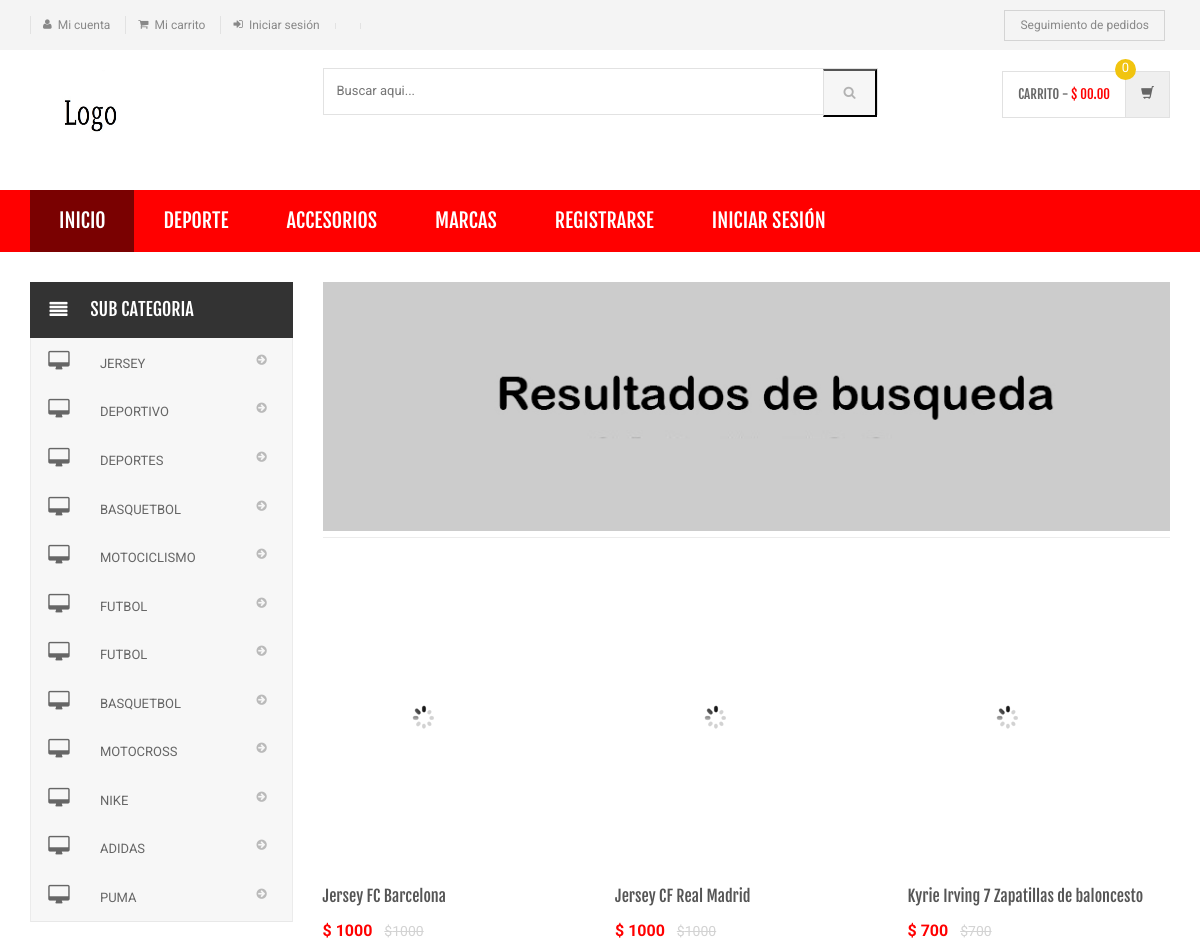
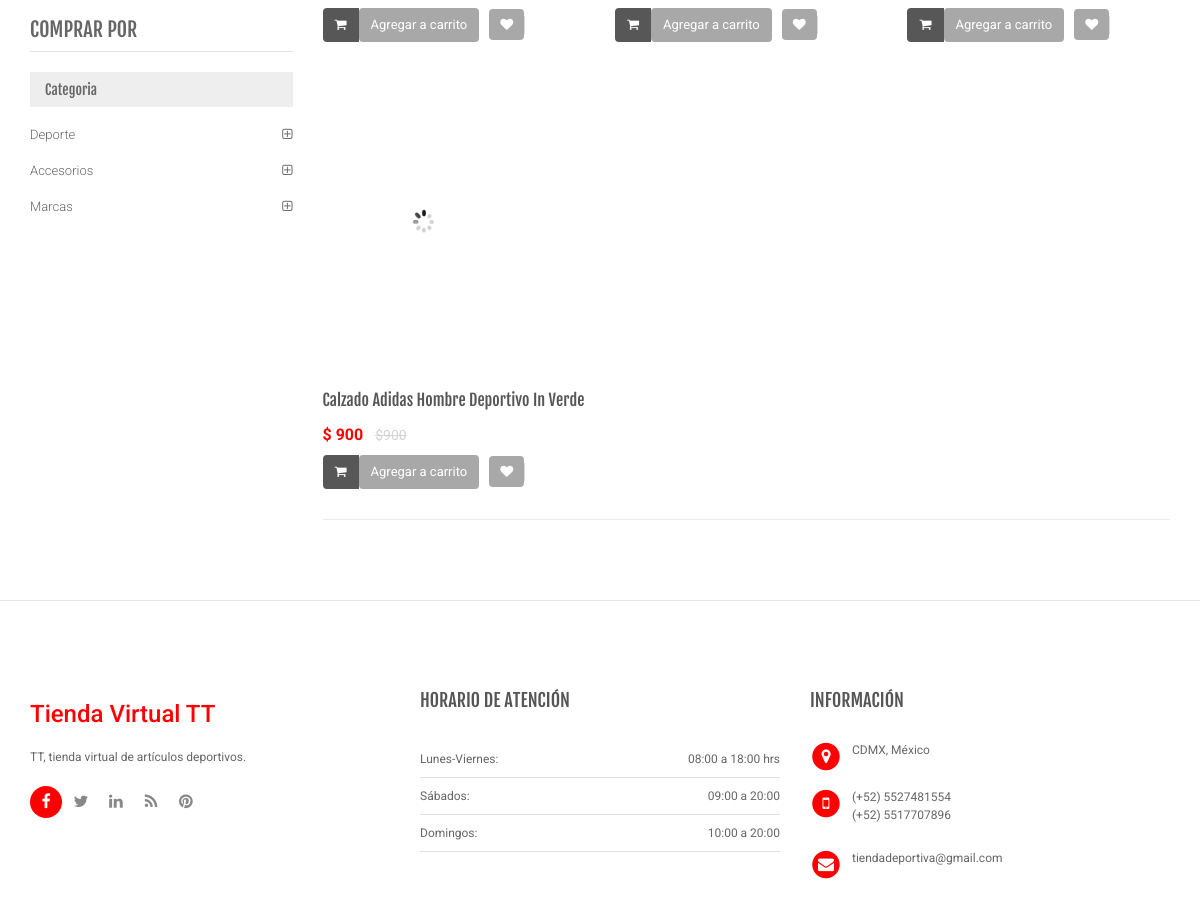
Screenshot of /search-result.php with the database file from the repository (2 pictures, top to bottom).
### tables this page shows
CREATE TABLE `category` (
  `id` int(11) NOT NULL,
  `categoryName` varchar(255) DEFAULT NULL,
  `categoryDescription` longtext DEFAULT NULL,
  `creationDate` timestamp NOT NULL DEFAULT current_timestamp(),
  `updationDate` varchar(255) DEFAULT NULL
);

CREATE TABLE `subcategory` (
  `id` int(11) NOT NULL,
  `categoryid` int(11) DEFAULT NULL,
  `subcategory` varchar(255) DEFAULT NULL,
  `creationDate` timestamp NULL DEFAULT current_timestamp(),
  `updationDate` varchar(255) DEFAULT NULL
);

CREATE TABLE `products` (
  `id` int(11) NOT NULL,
  `category` int(11) NOT NULL,
  `subCategory` int(11) DEFAULT NULL,
  `productName` varchar(255) DEFAULT NULL,
  `productCompany` varchar(255) DEFAULT NULL,
  `productPrice` int(11) DEFAULT NULL,
  `productPriceBeforeDiscount` int(11) DEFAULT NULL,
  `productDescription` longtext DEFAULT NULL,
  `productImage1` varchar(255) DEFAULT NULL,
  `productImage2` varchar(255) DEFAULT NULL,
  `productImage3` varchar(255) DEFAULT NULL,
  `shippingCharge` int(11) DEFAULT NULL,
  `productAvailability` varchar(255) DEFAULT NULL,
  `postingDate` timestamp NULL DEFAULT current_timestamp(),
  `updationDate` varchar(255) DEFAULT NULL
);

### search-result.php (the view, shortened to what this page needs)
<?php
include('includes/config.php');
$find="%{$_POST['product']}%";
?>
<!DOCTYPE html>
<html lang="es">
	<head>
	    <link rel="stylesheet" href="assets/css/bootstrap.min.css">
	    <link rel="stylesheet" href="assets/css/main.css">
	    <link rel="stylesheet" href="assets/css/green.css">
	    <link rel="stylesheet" href="assets/css/owl.carousel.css">
		<link rel="stylesheet" href="assets/css/owl.transitions.css">
		<link href="assets/css/lightbox.css" rel="stylesheet">
		<link rel="stylesheet" href="assets/css/animate.min.css">
		<link rel="stylesheet" href="assets/css/rateit.css">
		<link rel="stylesheet" href="assets/css/bootstrap-select.min.css">
		<link rel="stylesheet" href="assets/css/config.css">
		<link href="assets/css/green.css" rel="alternate stylesheet" title="Green color">
		<link href="assets/css/blue.css" rel="alternate stylesheet" title="Blue color">
		<link href="assets/css/red.css" rel="alternate stylesheet" title="Red color">
		<link href="assets/css/orange.css" rel="alternate stylesheet" title="Orange color">
		<link href="assets/css/dark-green.css" rel="alternate stylesheet" title="Darkgreen color">
		<link rel="stylesheet" href="assets/css/font-awesome.min.css">
	</head>
    <body class="cnt-home">
<header class="header-style-1">
<?php include('includes/top-header.php');?>
<?php include('includes/main-header.php');?>
<?php include('includes/menu-bar.php');?>
</header>
<div class="body-content outer-top-xs">
	<div class='container'>
		<div class='row outer-bottom-sm'>
			<div class='col-md-3 sidebar'>
<div class="side-menu animate-dropdown outer-bottom-xs">
<div class="side-menu animate-dropdown outer-bottom-xs">
    <div class="head"><i class="icon fa fa-align-justify fa-fw"></i>Sub Categoria</div>
    <nav class="yamm megamenu-horizontal" role="navigation">
        <ul class="nav">
            <li class="dropdown menu-item">
              <?php $sql=mysqli_query($con,"select id,subcategory  from subcategory");
while($row=mysqli_fetch_array($sql))
{
    ?>
                <a href="sub-category.php?scid=<?php echo $row['id'];?>" class="dropdown-toggle"><i class="icon fa fa-desktop fa-fw"></i>
                <?php echo $row['subcategory'];?></a>
                <?php }?>
</li>
</ul>
    </nav>
</div>
</div>
	            <div class="sidebar-module-container">
	            	<h3 class="section-title">comprar por</h3>
	            	<div class="sidebar-filter">
<div class="sidebar-widget wow fadeInUp outer-bottom-xs ">
	<div class="widget-header m-t-20">
		<h4 class="widget-title">Categoria</h4>
	</div>
	<div class="sidebar-widget-body m-t-10">
	         <?php $sql=mysqli_query($con,"select id,categoryName  from category");
while($row=mysqli_fetch_array($sql))
{
    ?>
		<div class="accordion">
	    	<div class="accordion-group">
	            <div class="accordion-heading">
	                <a href="category.php?cid=<?php echo $row['id'];?>"  class="accordion-toggle collapsed">
	                   <?php echo $row['categoryName'];?>
	                </a>
	            </div>
	        </div>
	    </div>
	    <?php } ?>
	</div>
</div>
	            	</div>
	            </div>
            </div>
			<div class='col-md-9'>
	<div id="category" class="category-carousel hidden-xs">
		<div class="item">
			<div class="image">
				<img src="assets/images/banners/cat-banner-3.jpg" alt="" class="img-responsive">
			</div>
		</div>
</div>
				<div class="search-result-container">
					<div id="myTabContent" class="tab-content">
						<div class="tab-pane active " id="grid-container">
							<div class="category-product  inner-top-vs">
								<div class="row">
			<?php
$ret=mysqli_query($con,"select * from products where productName like '$find'");
$num=mysqli_num_rows($ret);
if($num>0)
{
while ($row=mysqli_fetch_array($ret))
{?>
		<div class="col-sm-6 col-md-4 wow fadeInUp">
			<div class="products">
	<div class="product">
		<div class="product-image">
			<div class="image">
				<a href="product-details.php?pid=<?php echo htmlentities($row['id']);?>"><img  src="assets/images/blank.gif" data-echo="admin/productimages/<?php echo htmlentities($row['id']);?>/<?php echo htmlentities($row['productImage1']);?>" alt="" width="200" height="300"></a>
			</div>
		</div>
		<div class="product-info text-left">
			<h3 class="name"><a href="product-details.php?pid=<?php echo htmlentities($row['id']);?>"><?php echo htmlentities($row['productName']);?></a></h3>
			<div class="product-price">
				<span class="price">
					$ <?php echo htmlentities($row['productPrice']);?>			</span>
										     <span class="price-before-discount">$<?php echo htmlentities($row['productPriceBeforeDiscount']);?></span>
			</div>
		</div>
					<div class="cart clearfix animate-effect">
				<div class="action">
					<ul class="list-unstyled">
						<li class="add-cart-button btn-group">
							<button class="btn btn-primary icon" data-toggle="dropdown" type="button">
								<i class="fa fa-shopping-cart"></i>
							</button>
							<a href="category.php?page=product&action=add&id=<?php echo $row['id']; ?>">
							<button class="btn btn-primary" type="button">Agregar a carrito</button></a>
						</li>
		                <li class="lnk wishlist">
							<a class="add-to-cart" href="category.php?pid=<?php echo htmlentities($row['id'])?>&&action=wishlist" title="Wishlist">
								 <i class="icon fa fa-heart"></i>
							</a>
						</li>
					</ul>
				</div>
			</div>
			</div>
			</div>
		</div>
	  <?php } } else {?>
		<div class="col-sm-6 col-md-4 wow fadeInUp"> <h3>No se encontraron productos</h3>
		</div>
<?php } ?>
										</div>
							</div>
						</div>
				</div>
			</div>
		</div></div>
</div>
</div>
<?php include('includes/footer.php');?>
</body>
</html>

### includes/menu-bar.php (shortened to what this page needs)
<div class="header-nav animate-dropdown">
    <div class="container">
        <div class="yamm navbar navbar-default" role="navigation">
            <div class="nav-bg-class">
                <div class="navbar-collapse collapse" id="mc-horizontal-menu-collapse">
	<div class="nav-outer">
		<ul class="nav navbar-nav">
			<li class="active dropdown yamm-fw">
				<a href="index.php" data-hover="dropdown" class="dropdown-toggle">Inicio</a>
			</li>
              <?php $sql=mysqli_query($con,"select id,categoryName  from category limit 6");
while($row=mysqli_fetch_array($sql))
{
    ?>
			<li class="dropdown yamm">
				<a href="category.php?cid=<?php echo $row['id'];?>"> <?php echo $row['categoryName'];?></a>
			</li>
			<?php } ?>
						<li class="dropdown yamm">
				<a href="register.php" data-hover="dropdown" class="dropdown-toggle">Registrarse</a>
				</li>
				<li class="dropdown yamm">
				<a href="login.php">Iniciar Sesión</a>
				</li>
		</ul>
		<div class="clearfix"></div>
	</div>
</div>
            </div>
        </div>
    </div>
</div>

### rows the page displays
category: categoryName "DEPORTE", categoryName "Deporte"
category: categoryName "ACCESORIOS", categoryName "Accesorios"
category: categoryName "MARCAS", categoryName "Marcas"
subcategory: subcategory "JERSEY"
subcategory: subcategory "DEPORTIVO"
subcategory: subcategory "DEPORTES"
subcategory: subcategory "BASQUETBOL"
subcategory: subcategory "MOTOCICLISMO"
subcategory: subcategory "FUTBOL"
subcategory: subcategory "FUTBOL"
subcategory: subcategory "BASQUETBOL"
subcategory: subcategory "MOTOCROSS"
subcategory: subcategory "NIKE"
subcategory: subcategory "ADIDAS"
subcategory: subcategory "PUMA"
products: productName "Jersey FC Barcelona", productPrice "1000", productPriceBeforeDiscount "1000"
products: productName "Jersey CF Real Madrid", productPrice "1000", productPriceBeforeDiscount "1000"
products: productName "Kyrie Irving 7 Zapatillas de baloncesto", productPrice "700", productPriceBeforeDiscount "700"
products: productName "Calzado Adidas Hombre Deportivo In Verde", productPrice "900", productPriceBeforeDiscount "900"
